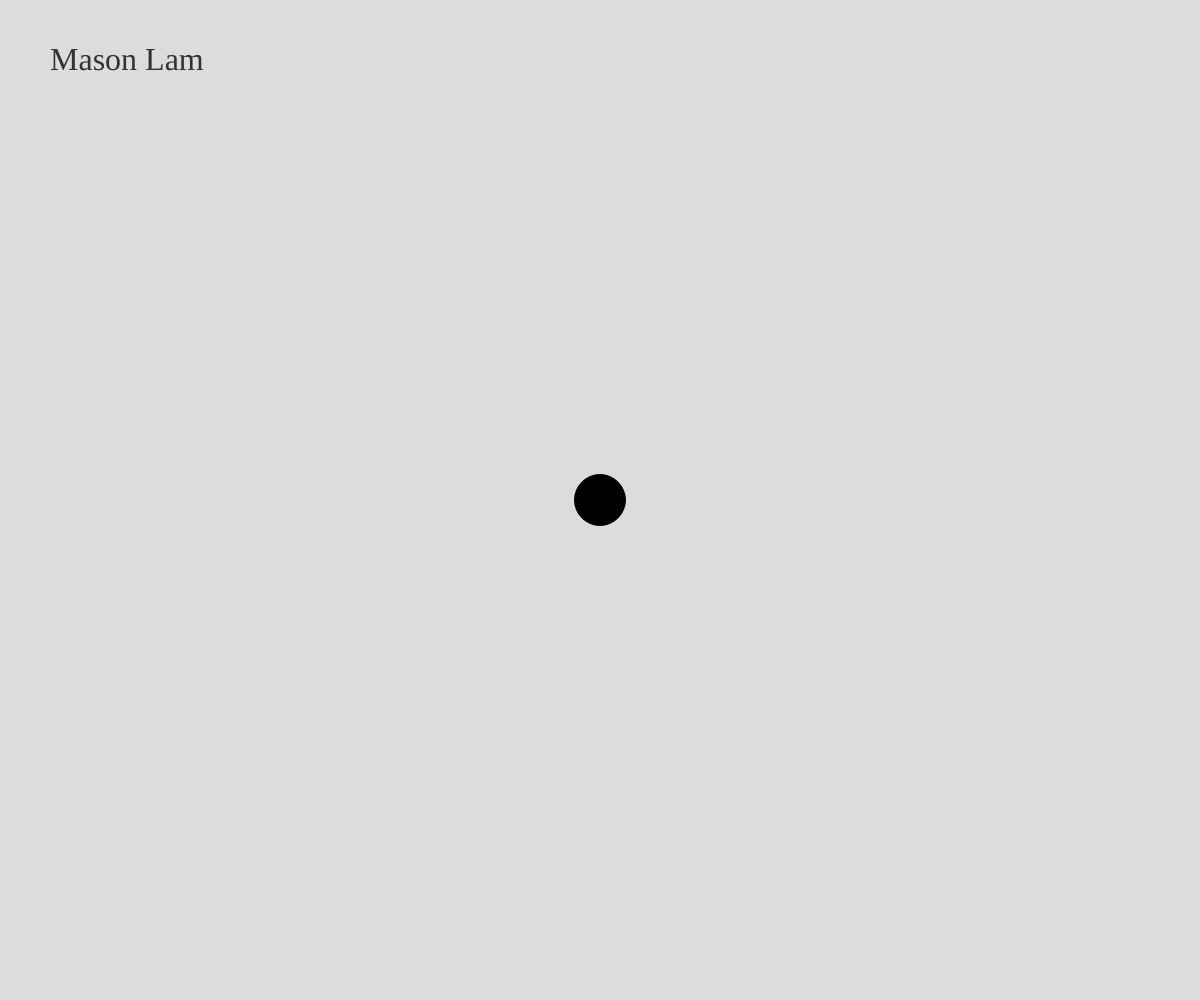
Frame 1 (no input)
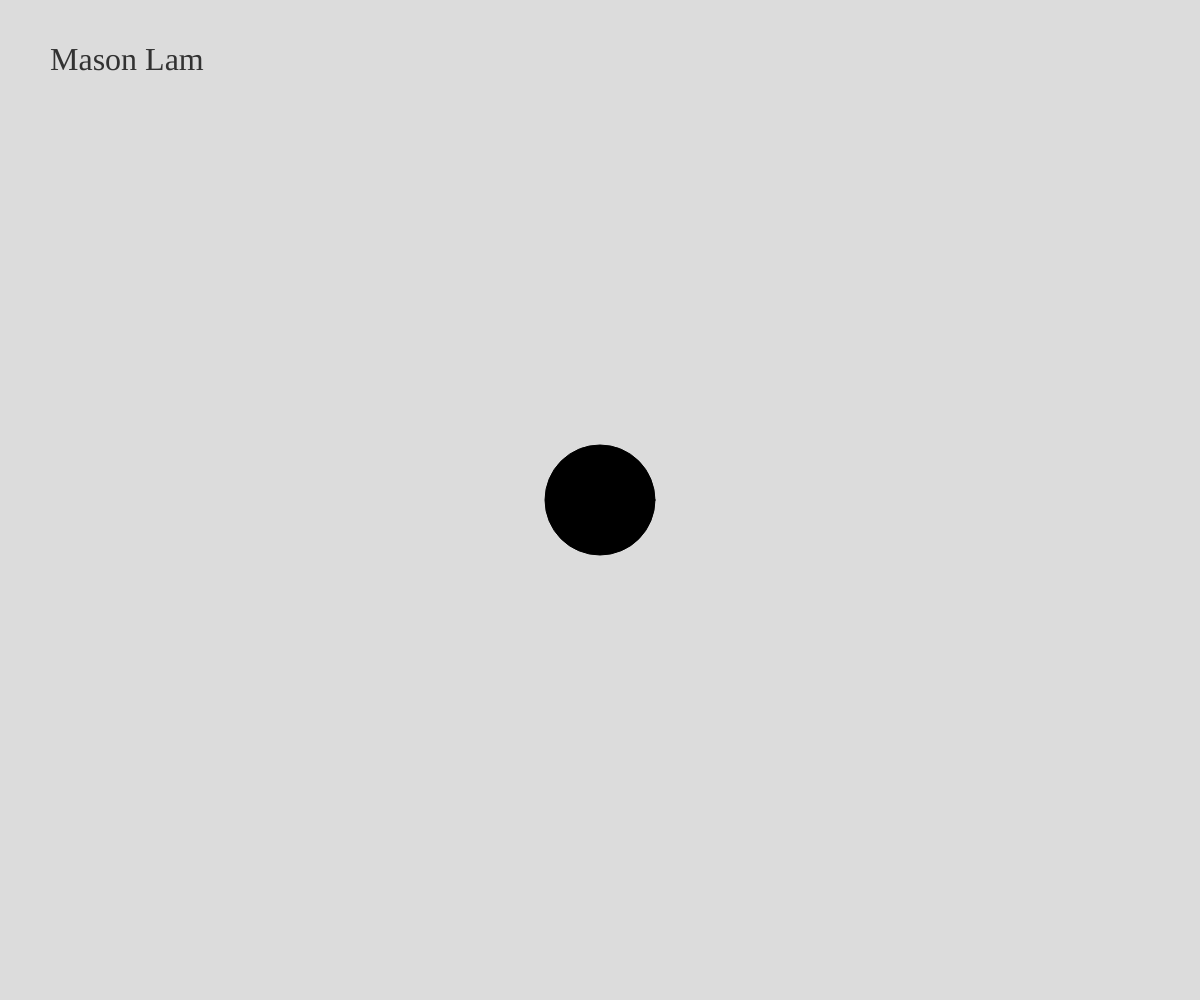
Frame 60 (no input)
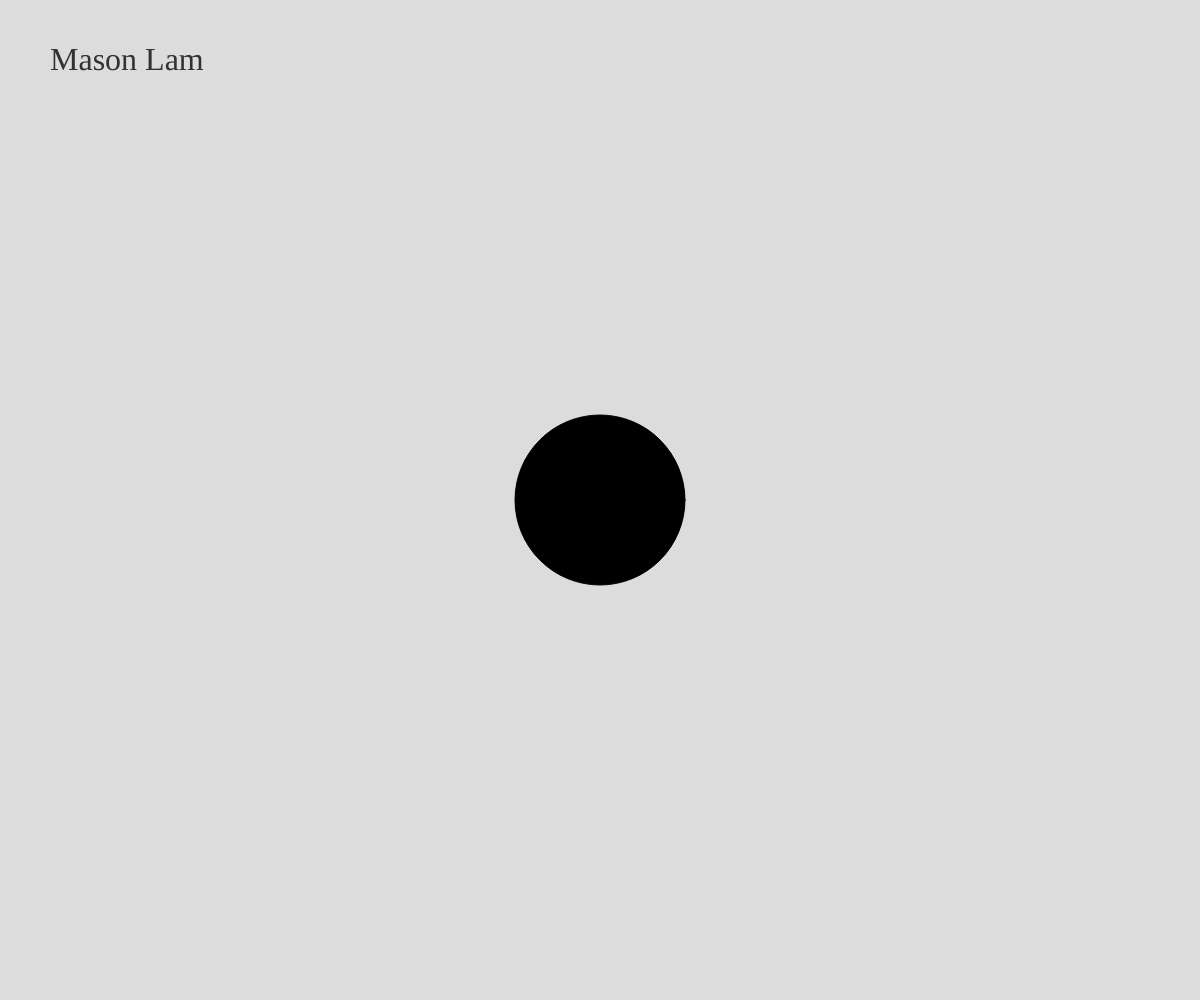
Frame 120 (the mouse pressed at the canvas centre since frame 60)

The p5.js sketch that drew these frames (run headless with seeded random() and noise() and a simulated clock; from frame 60 on, the mouse is pressed at the canvas centre):

// p5.js sketch
// ── sketch.js
// Primitive Paint
// Mason Lam
// Sept 15, 2023
// User Interactive Playground

//Global Variables
let ballSize = 50, ballX, ballIncrease = 1;
let overlay;
let circleDiameter;

function setup() {
  createCanvas(windowWidth, windowHeight);
  overlay = createGraphics(width,height);
  ballX = width/2;
  
  
}

function letterShape(){ // this makes shapes at the mouse position when a key is pressed
  if(keyIsPressed){
    if(key==="a") overlay.rect(mouseX, mouseY, 50, 25);
    if(key==="s") overlay.circle(mouseX, mouseY, 30);
    if(key==="d") overlay.ellipse(mouseX, mouseY, 25, 50);
    overlay.fill(random(0,255), random(0,255), random(0,255));
  }
  image(overlay, 0, 0);
}
function draw() {
  background(220);
  animateBall();
  letterShape();
  fill(50); // text to display my name
  textSize(32);
  textFont("Georgia");
  text("Mason Lam", 50, 70);
  reset();
}

function animateBall(){
  // make the ball bigger and smaller
  ballSize = ballSize + ballIncrease;
  if (ballSize > 300 || ballSize < 2){
    ballIncrease *= -1;
  }
  // put ball on screen
  fill(0);
  circle(ballX, windowHeight/2, ballSize);
}

function reset(){ // resets everything in setup
  if (keyIsPressed){
    if(key===" "){
      setup();
    } 
  }
}
